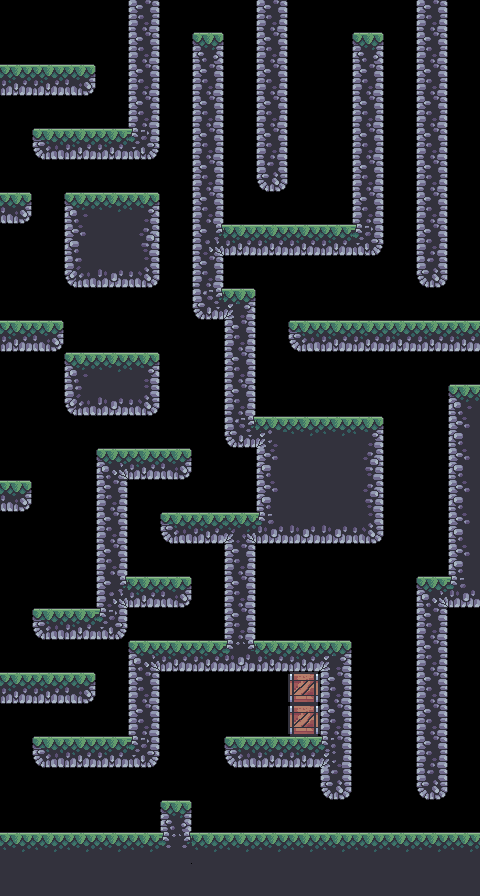

A 2D game scene composited from a Tiled map and its tileset images. What follows is a short description and the map's XML, with every tile layer's data as written:
An orthogonal 15x28 tile map with 32x32 px tiles, 1 tile layer (terrain), 4 hidden layers not drawn, 5 tilesets.

<map version="1.8" tiledversion="1.8.2" orientation="orthogonal" renderorder="right-down" width="15" height="28" tilewidth="32" tileheight="32" infinite="0" nextlayerid="6" nextobjectid="1">
 <editorsettings>
  <export target="../level_1/_.csv" format="csv" />
 </editorsettings>
 <tileset firstgid="1" source="../tile_sets/terrain_tiles.tsx" />
 <tileset firstgid="43" source="../tile_sets/player_tiles.tsx" />
 <tileset firstgid="44" source="../tile_sets/scores.tsx" />
 <tileset firstgid="46" source="../tile_sets/grass_tiles.tsx" />
 <tileset firstgid="53" source="../tile_sets/spikes.tsx" />
 <layer id="1" name="terrain" width="15" height="28">
  <data encoding="csv">
0,0,0,0,10,0,0,0,10,0,0,0,0,10,0,
0,0,0,0,10,0,4,0,10,0,0,4,0,10,0,
20,20,21,0,10,0,10,0,10,0,0,10,0,10,0,
0,0,0,0,10,0,10,0,10,0,0,10,0,10,0,
0,19,20,20,28,0,10,0,10,0,0,10,0,10,0,
0,0,0,0,0,0,10,0,16,0,0,10,0,10,0,
21,0,1,2,3,0,10,0,0,0,0,10,0,10,0,
0,0,7,8,9,0,23,20,20,20,20,28,0,10,0,
0,0,13,14,15,0,10,0,0,0,0,0,0,16,0,
0,0,0,0,0,0,27,34,0,0,0,0,0,0,0,
20,21,0,0,0,0,0,10,0,19,20,20,20,20,20,
0,0,1,2,3,0,0,10,0,0,0,0,0,0,0,
0,0,13,14,15,0,0,10,0,0,0,0,0,0,1,
0,0,0,0,0,0,0,27,32,2,2,3,0,0,7,
0,0,0,33,20,21,0,0,7,8,8,9,0,0,7,
21,0,0,10,0,0,0,0,7,8,8,9,0,0,7,
0,0,0,10,0,19,20,37,30,14,14,15,0,0,7,
0,0,0,10,0,0,0,10,0,0,0,0,0,0,7,
0,0,0,23,20,21,0,10,0,0,0,0,0,33,30,
0,19,20,28,0,0,0,10,0,0,0,0,0,10,0,
0,0,0,0,33,20,20,36,20,20,34,0,0,10,0,
20,20,21,0,10,0,0,0,0,38,10,0,0,10,0,
0,0,0,0,10,0,0,0,0,38,10,0,0,10,0,
0,19,20,20,28,0,0,19,20,20,24,0,0,10,0,
0,0,0,0,0,0,0,0,0,0,16,0,0,16,0,
0,0,0,0,0,4,0,0,0,0,0,0,0,0,0,
2,2,2,2,2,35,2,2,2,2,2,2,2,2,2,
8,8,8,8,8,8,8,8,8,8,8,8,8,8,8
</data>
 </layer>
 <layer id="4" name="grass" width="15" height="28" visible="0" locked="1">
  <data encoding="csv">
0,0,0,0,0,0,46,0,0,0,0,0,0,0,0,
0,49,48,0,0,0,0,0,0,0,0,0,0,0,0,
0,0,0,0,0,0,0,0,0,0,0,0,0,0,0,
0,49,47,50,0,0,0,0,0,0,0,0,0,0,0,
0,0,0,0,0,0,0,0,0,0,0,0,0,0,0,
46,0,47,47,49,0,0,0,0,0,0,0,0,0,0,
0,0,0,0,0,0,0,49,48,47,50,0,0,0,0,
0,0,0,0,0,0,0,0,0,0,0,0,0,0,0,
0,0,0,0,0,0,0,0,0,0,0,0,0,0,0,
52,47,0,0,0,0,0,0,0,47,46,47,47,47,48,
0,0,48,47,46,0,0,0,0,0,0,0,0,0,0,
0,0,0,0,0,0,0,0,0,0,0,0,0,0,50,
0,0,0,0,0,0,0,0,0,51,0,0,0,0,0,
0,0,0,49,49,46,0,0,0,0,0,0,0,0,0,
0,0,0,0,0,0,0,0,0,0,0,0,0,0,0,
0,0,0,0,0,0,46,47,0,0,0,0,0,0,0,
0,0,0,0,0,0,0,0,0,0,0,0,0,0,0,
0,0,0,0,51,0,0,0,0,0,0,0,0,52,0,
0,0,49,0,0,0,0,0,0,0,0,0,0,0,0,
0,0,0,0,0,49,48,0,47,46,0,0,0,0,0,
48,46,48,0,0,0,0,0,0,0,0,0,0,0,0,
0,0,0,0,0,0,0,0,0,0,0,0,0,0,0,
0,0,48,46,0,0,0,46,50,47,0,0,0,0,0,
0,0,0,0,0,0,0,0,0,0,0,0,0,0,0,
0,0,0,0,0,0,0,0,0,0,0,0,0,0,0,
47,49,48,0,0,0,46,49,0,0,48,49,46,49,0,
0,0,0,0,0,0,0,0,0,0,0,0,0,0,0,
0,0,0,0,0,0,0,0,0,0,0,0,0,0,0
</data>
 </layer>
 <layer id="5" name="spikes" width="15" height="28" visible="0" locked="1">
  <data encoding="csv">
0,0,0,0,0,0,0,0,0,56,0,0,0,0,0,
0,0,0,0,0,0,0,0,0,0,0,0,0,0,0,
0,0,0,0,0,0,0,0,0,0,0,0,0,0,0,
0,0,0,0,0,0,0,0,0,0,0,0,0,0,0,
0,0,0,0,0,0,0,0,0,0,0,0,0,0,0,
0,0,0,0,0,0,0,0,0,0,0,0,0,0,0,
0,0,0,0,0,0,0,0,0,0,0,0,0,0,0,
0,0,0,0,0,0,0,0,0,0,0,0,0,0,0,
0,0,0,0,0,0,0,0,0,0,0,0,0,0,0,
0,0,0,0,0,0,0,0,0,0,0,0,0,0,0,
0,0,0,0,0,0,0,0,0,0,0,0,0,0,0,
0,0,0,0,0,0,0,0,0,0,0,0,0,0,0,
0,0,0,0,0,0,0,0,0,0,0,0,0,0,0,
0,0,0,0,0,0,0,0,0,0,0,0,0,0,0,
0,0,0,0,0,0,0,0,0,0,0,0,0,0,0,
0,0,0,0,0,0,0,0,0,0,0,0,0,0,0,
0,0,0,0,0,0,0,0,0,0,0,0,0,0,0,
0,0,54,0,0,0,0,0,0,0,0,0,0,0,0,
0,0,0,0,0,0,0,0,0,0,0,0,0,0,0,
0,0,0,0,0,0,0,0,0,0,0,0,0,0,0,
0,0,0,0,0,0,0,0,0,0,0,0,0,0,0,
0,0,0,0,0,0,0,0,0,0,0,0,0,0,0,
0,0,0,0,0,0,0,0,0,0,0,0,0,0,0,
0,0,0,0,0,0,0,0,0,0,0,0,0,0,0,
0,0,0,0,0,0,0,0,0,0,0,0,0,0,0,
0,0,0,0,0,0,0,0,0,0,0,0,0,0,0,
0,0,0,0,0,0,0,0,0,0,0,0,0,0,0,
0,0,0,0,0,0,0,0,0,0,0,0,0,0,0
</data>
 </layer>
 <layer id="3" name="scores" width="15" height="28" visible="0" locked="1">
  <data encoding="csv">
0,0,0,0,0,0,45,0,0,0,0,45,0,0,45,
0,0,45,0,0,0,0,0,0,0,0,0,0,0,0,
0,0,0,0,0,0,0,0,0,0,0,0,0,0,0,
0,45,0,0,0,0,0,0,0,0,0,0,0,0,0,
0,0,0,0,0,0,0,0,0,0,0,0,0,0,0,
45,0,0,0,45,0,0,0,0,0,0,0,0,0,0,
0,0,0,0,0,0,0,45,0,0,0,0,0,0,0,
0,0,0,0,0,0,0,0,0,0,0,0,0,0,0,
0,0,0,0,0,0,0,45,0,0,0,0,0,0,0,
0,45,0,0,0,0,0,0,0,0,0,0,0,0,0,
0,0,0,0,45,0,0,0,0,0,0,0,0,0,0,
0,0,0,0,0,0,0,0,0,0,0,0,0,0,45,
0,0,0,0,0,0,0,0,45,0,0,0,0,0,0,
0,0,0,0,0,0,0,0,0,0,0,0,0,0,0,
45,0,0,0,0,0,0,0,0,0,0,0,0,0,0,
0,0,0,0,0,45,0,0,0,0,0,0,0,0,0,
0,0,0,0,0,0,0,0,0,0,0,0,0,0,0,
0,0,0,0,0,45,0,0,0,0,0,0,0,0,0,
0,45,0,0,0,0,0,0,0,0,0,0,0,0,0,
0,0,0,0,45,0,0,0,0,0,0,0,0,0,45,
0,0,45,0,0,0,0,0,0,0,0,0,0,0,0,
0,0,0,0,0,0,0,0,0,0,0,0,0,0,0,
0,45,0,0,0,0,0,45,0,0,0,0,0,0,0,
0,0,0,0,0,0,0,0,0,0,0,0,0,0,0,
0,0,0,0,0,45,0,0,0,0,0,0,0,0,0,
45,0,0,0,0,0,0,0,0,0,0,0,0,0,45,
0,0,0,0,0,0,0,0,0,0,0,0,0,0,0,
0,0,0,0,0,0,0,0,0,0,0,0,0,0,0
</data>
 </layer>
 <layer id="2" name="player" width="15" height="28" visible="0" locked="1">
  <data encoding="csv">
0,0,0,0,0,0,0,0,0,0,0,0,0,0,0,
43,0,0,0,0,0,0,0,0,0,0,0,0,0,0,
0,0,0,0,0,0,0,0,0,0,0,0,0,0,0,
0,0,0,0,0,0,0,0,0,0,0,0,0,0,0,
0,0,0,0,0,0,0,0,0,0,0,0,0,0,0,
0,0,0,0,0,0,0,0,0,0,0,0,0,0,0,
0,0,0,0,0,0,0,0,0,0,0,0,0,0,0,
0,0,0,0,0,0,0,0,0,0,0,0,0,0,0,
0,0,0,0,0,0,0,0,0,0,0,0,0,0,0,
0,0,0,0,0,0,0,0,0,0,0,0,0,0,0,
0,0,0,0,0,0,0,0,0,0,0,0,0,0,0,
0,0,0,0,0,0,0,0,0,0,0,0,0,0,0,
0,0,0,0,0,0,0,0,0,0,0,0,0,0,0,
0,0,0,0,0,0,0,0,0,0,0,0,0,0,0,
0,0,0,0,0,0,0,0,0,0,0,0,0,0,0,
0,0,0,0,0,0,0,0,0,0,0,0,0,0,0,
0,0,0,0,0,0,0,0,0,0,0,0,0,0,0,
0,0,0,0,0,0,0,0,0,0,0,0,0,0,0,
0,0,0,0,0,0,0,0,0,0,0,0,0,0,0,
0,0,0,0,0,0,0,0,0,0,0,0,0,0,0,
0,0,0,0,0,0,0,0,0,0,0,0,0,0,0,
0,0,0,0,0,0,0,0,0,0,0,0,0,0,0,
0,0,0,0,0,0,0,0,0,0,0,0,0,0,0,
0,0,0,0,0,0,0,0,0,0,0,0,0,0,0,
0,0,0,0,0,0,0,0,0,0,0,0,0,0,0,
0,0,0,0,0,0,0,0,0,0,0,0,0,0,0,
0,0,0,0,0,0,0,0,0,0,0,0,0,0,0,
0,0,0,0,0,0,0,0,0,0,0,0,0,0,0
</data>
 </layer>
</map>
